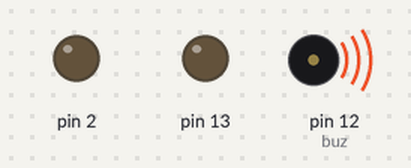
Simulated run of this sketch. Board: Arduino Mega 2560, built with avr-gcc and run on an emulated ATmega2560. On the bench: output pins drawn as LEDs (lit = HIGH), buzzer (waves = sounding, pin HIGH). Dashed ring = blinking. What the sketch prints to the serial monitor is not drawn. At 1.6 s the program stops and its outputs stay as they are.

Above: at 0.2 s.
At 1.45 s:
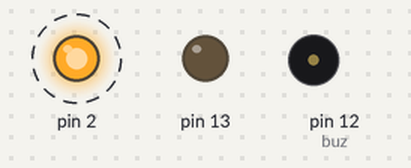
Timing chart, 0 to 3.0 s (numbered marks = the images above):
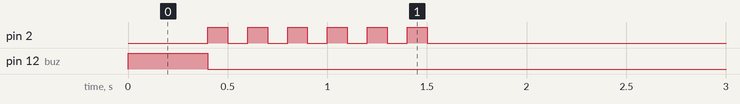

Measured:
- by itself, pin 2: alternates HIGH for 0.10 s and LOW for 0.10 s, 12 changes in all, then stays LOW
- by itself, pin 12 (buz): LOW → HIGH at 0.00 s, → LOW 0.40 s later

The sketch:

test.ino
```cpp
char data=0;


int buz = 12;


void setup() {
  Serial.begin(115200);
Serial1.begin(9600);


 pinMode(2,OUTPUT);
 pinMode(13,OUTPUT);
 digitalWrite(13,LOW);
}

void loop() {
a();
shutdown1();

  // put your main code here, to run repeatedly:

}

void a(){
   beep();
   for(int i=0;i<=5;i++)
   {
   digitalWrite(2,HIGH);
  delay(100);
  digitalWrite(2,LOW);
  delay(100);
}
}

void beep()
{
  analogWrite(buz, 255 );
  delay(400);
  soundoff();
}
void soundoff()
{
  digitalWrite(buz,LOW);
}

void shutdown1()
{
  Serial.println();
  Serial.println();
  Serial.println();
  Serial.println ("                   *************************");
  Serial.println ("                         end of program ");
  Serial.println ("                   *************************");
  while (1);
}
```
